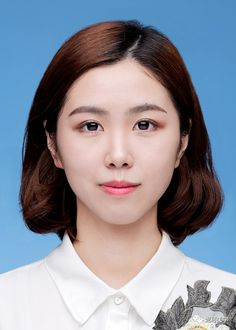
#> input picture python/test01/1.jpg, 236 x 330 px
$ python '人脸识别02.py'
#> lines starting #> are read from the running program, lines starting #| are printed output that depends on the picture
import cv2
import numpy as np

# 加载两张人脸图像
image1 = cv2.imread("1.jpg")
#> image1 is the input picture: shape (330, 236, 3); mean B, G, R 155.1, 142.2, 137.3
image2 = cv2.imread("4.jpg")
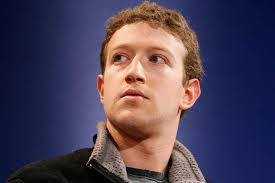
#> input picture python/test01/4.jpg, 275 x 183 px
#> image2 is the input picture: shape (183, 275, 3); mean B, G, R 87, 66.1, 76.7

# 转换为灰度图像
gray1 = cv2.cvtColor(image1, cv2.COLOR_BGR2GRAY)
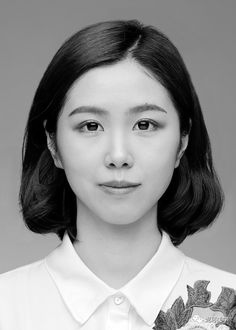
#> gray1: shape (330, 236); min 0, max 255, mean 142.1
gray2 = cv2.cvtColor(image2, cv2.COLOR_BGR2GRAY)
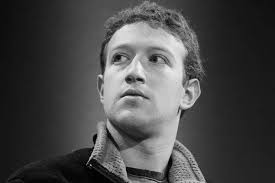
#> gray2: shape (183, 275); min 0, max 244, mean 71.7

# 计算直方图
hist1 = cv2.calcHist([gray1], [0], None, [256], [0, 256])
#> hist1 = 256 values, max 2233 at index 133, min 59 at index 74, mean 304.2
hist2 = cv2.calcHist([gray2], [0], None, [256], [0, 256])
#> hist2 = 256 values, max 1645 at index 21, min 0 at index 234, mean 196.6

# 归一化直方图
hist1 = cv2.normalize(hist1, hist1).flatten()
#> hist1 = 256 values, max 0.33 at index 133, min 0.00873 at index 74, mean 0.045
hist2 = cv2.normalize(hist2, hist2).flatten()
#> hist2 = 256 values, max 0.325 at index 21, min 0 at index 234, mean 0.0389

# 计算巴氏距离
similarity = cv2.compareHist(hist1, hist2, cv2.HISTCMP_BHATTACHARYYA)
#> similarity = 0.524

# 显示结果
if similarity < 0.5:  # 设置相似度阈值
    print("这两张人脸相似")
else:
    print("这两张人脸不相似")

# 显示图像
cv2.imshow("Face 1", image1)
cv2.imshow("Face 2", image2)
cv2.waitKey(0)
cv2.destroyAllWindows()
